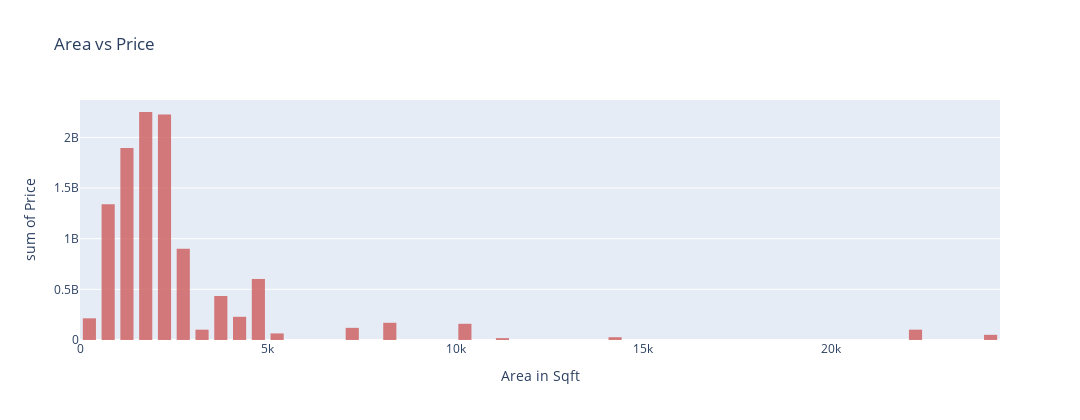

Write notebook code for a chart like this one.
### Markdown cell above
## Visulising Features of Dataset

### Code cell
#Area and Price relation
fig = px.histogram(df3,x='Area',y='Price',
                    title='Area vs Price',
                    opacity=0.8,
                    color_discrete_sequence=['indianred'],
                    labels={'Area':'Area in Sqft', 'Price':'Price'})
fig.update_layout(barmode='group', bargap=0.30,bargroupgap=0.0,height=420,width=1080)
fig.show()

### Figure 1 — Plotly figure (JSON) as saved in the notebook; plotly's stock layout.template omitted (floating-point values rounded to 4 significant figures; data arrays with more than 128 entries replaced by an {"elided": "..."} marker saying what was removed)
{"data": [{"alignmentgroup": "True", "bingroup": "x", "histfunc": "sum", "hovertemplate": "Area in Sqft=%{x}<br>sum of Price=%{y}<extra></extra>", "legendgroup": "", "marker": {"color": "indianred", "opacity": 0.8}, "name": "", "offsetgroup": "", "orientation": "v", "showlegend": false, "type": "histogram", "x": {"elided": "515 float values"}, "xaxis": "x", "y": {"elided": "515 int values"}, "yaxis": "y"}], "layout": {"bargap": 0.3, "bargroupgap": 0, "barmode": "group", "height": 420, "legend": {"tracegroupgap": 0}, "title": {"text": "Area vs Price"}, "width": 1080, "xaxis": {"anchor": "y", "domain": [0, 1], "title": {"text": "Area in Sqft"}}, "yaxis": {"anchor": "x", "domain": [0, 1], "title": {"text": "sum of Price"}}}}
